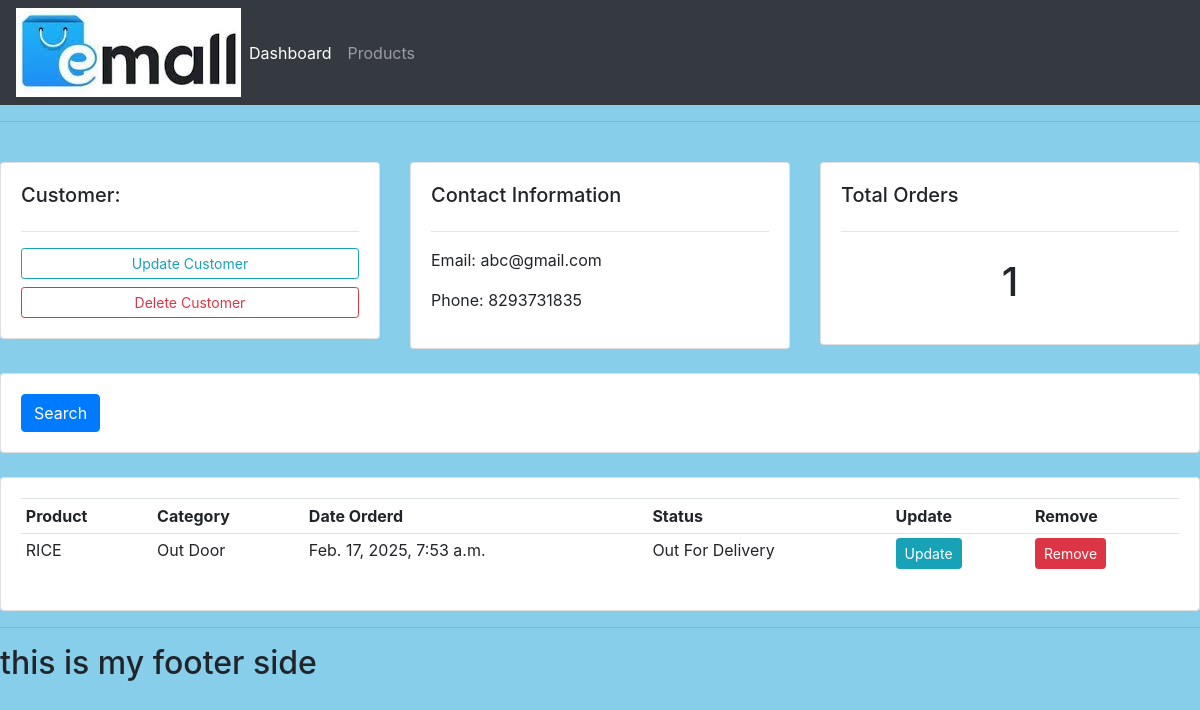
Screenshot of /customer/1 with the database file from the repository.
### accounts/models.py (models this page shows, shortened)
class Customer(models.Model):
    name=models.CharField(max_length=200,null=True)
    phone=models.CharField(max_length=200,null=True)
    email=models.CharField(max_length=200,null=True)
    date_create=models.DateTimeField(auto_now_add=True,null=True)

class Order(models.Model):
    STATUS=(
        ('Pending','Pending'),
        ('Out For Delivery','Out For Delivery'),
        ('Delivered','Delivered'),
    )
    customer=models.ForeignKey(Customer,null=True,on_delete=models.SET_NULL)
    product=models.ForeignKey(Product,null=True,on_delete=models.SET_NULL)
    date_created=models.DateTimeField(auto_now_add=True,null=True)
    status=models.CharField(max_length=200,null=True,choices=STATUS)

class Product(models.Model):
    CATEGORY=(
        ('Indoor','Indoor'),
        ('Out Door','Out Door'),
    )
    name=models.CharField(max_length=200,null=True)
    price=models.FloatField(null=True)
    category=models.CharField(max_length=200,null=True,choices=CATEGORY)
    descriptions=models.CharField(max_length=200,null=True,blank=True)
    date_created=models.DateTimeField(auto_now_add=True,null=True)
    tags=models.ManyToManyField(Tag)
    def __str__(self):
        return self.name

### accounts/views.py (the view)
# urls.py: path('customer/<str:pk_test>',views.customer,name='customer'),
def customer(request, pk_test):
    customer=Customer.objects.get(id=pk_test)
    orders=customer.order_set.all()
    order_count=orders.count()
    context={'customer':customer,'orders':orders,'order_count':order_count}
    return render(request,'accounts/customer.html',context)

### templates/accounts/customer.html
{%  extends 'main.html' %}
{% block content %}
	<br>
<div class="row">
	<div class="col-md">
		<div class="card card-body">
			<h5>Customer:</h5>
			<hr>
			<a class="btn btn-outline-info  btn-sm btn-block" href="">Update Customer</a>
			<a class="btn btn-outline-danger  btn-sm btn-block" href="">Delete Customer</a>
		</div>
	</div>
	<div class="col-md">
		<div class="card card-body">
			<h5>Contact Information</h5>
			<hr>
			<p>Email: {{customer.email}}</p>
			<p>Phone: {{customer.phone}}</p>
		</div>
	</div>
	<div class="col-md">
		<div class="card card-body">
			<h5>Total Orders</h5>
			<hr>
			<h1 style="text-align: center;padding: 10px">{{order_count}}</h1>
		</div>
	</div>
</div>
<br>
<div class="row">
	<div class="col">
		<div class="card card-body">
			<form method="get">
		    <button class="btn btn-primary" type="submit">Search</button>
		  </form>
		</div>
	</div>
</div>
<br>
<div class="row">
	<div class="col-md">
		<div class="card card-body">
			<table class="table table-sm">
				<tr>
					<th>Product</th>
					<th>Category</th>
					<th>Date Orderd</th>
					<th>Status</th>
					<th>Update</th>
					<th>Remove</th>
				</tr>
				{% for order in orders %}
				<tr>
					<td>{{order.product}}</td>
					<td>{{order.product.category}}</td>
					<td>{{order.date_created}}</td>
					<td>{{order.status}}</td>
					<td><a class="btn btn-sm btn-info" href="">Update</a></td>
					<td><a class="btn btn-sm btn-danger" href="">Remove</a></td>
				</tr>
				{% endfor %}
			</table>
		</div>
	</div>
</div>
{% endblock %}

### static/css/main.css (style rules this page uses)
body { background-color: skyblue; }

### rows the page displays
Customer: email "abc@gmail.com", phone "8293731835"
Order: product "RICE", product.category "Out Door", date_created "Feb. 17, 2025, 7:53 a.m.", status "Out For Delivery"

### other values shown
{{ order_count }} "1"
